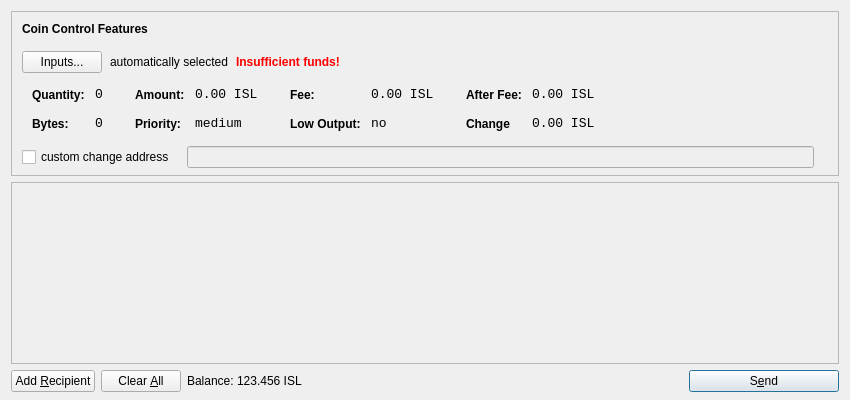
<?xml version="1.0" encoding="UTF-8"?>
<ui version="4.0">
 <class>SendCoinsDialog</class>
 <widget class="QDialog" name="SendCoinsDialog">
  <property name="geometry">
   <rect>
    <x>0</x>
    <y>0</y>
    <width>850</width>
    <height>400</height>
   </rect>
  </property>
  <property name="windowTitle">
   <string>Send Coins</string>
  </property>
  <layout class="QVBoxLayout" name="verticalLayout" stretch="0,1,0">
   <property name="bottomMargin">
    <number>8</number>
   </property>
   <item>
    <widget class="QFrame" name="frameCoinControl">
     <property name="sizePolicy">
      <sizepolicy hsizetype="Expanding" vsizetype="Expanding">
       <horstretch>0</horstretch>
       <verstretch>0</verstretch>
      </sizepolicy>
     </property>
     <property name="maximumSize">
      <size>
       <width>16777215</width>
       <height>16777215</height>
      </size>
     </property>
     <property name="frameShape">
      <enum>QFrame::StyledPanel</enum>
     </property>
     <property name="frameShadow">
      <enum>QFrame::Sunken</enum>
     </property>
     <layout class="QVBoxLayout" name="verticalLayoutCoinControl2">
      <property name="spacing">
       <number>-1</number>
      </property>
      <property name="leftMargin">
       <number>0</number>
      </property>
      <property name="topMargin">
       <number>0</number>
      </property>
      <property name="rightMargin">
       <number>0</number>
      </property>
      <property name="bottomMargin">
       <number>6</number>
      </property>
      <item>
       <layout class="QVBoxLayout" name="verticalLayoutCoinControl" stretch="0,0,0,0,1">
        <property name="spacing">
         <number>0</number>
        </property>
        <property name="leftMargin">
         <number>10</number>
        </property>
        <property name="topMargin">
         <number>10</number>
        </property>
        <item>
         <layout class="QHBoxLayout" name="horizontalLayoutCoinControl1">
          <property name="bottomMargin">
           <number>15</number>
          </property>
          <item>
           <widget class="QLabel" name="labelCoinControlFeatures">
            <property name="sizePolicy">
             <sizepolicy hsizetype="Preferred" vsizetype="Maximum">
              <horstretch>0</horstretch>
              <verstretch>0</verstretch>
             </sizepolicy>
            </property>
            <property name="font">
             <font>
              <weight>75</weight>
              <bold>true</bold>
             </font>
            </property>
            <property name="styleSheet">
             <string notr="true">font-weight:bold;</string>
            </property>
            <property name="text">
             <string>Coin Control Features</string>
            </property>
           </widget>
          </item>
         </layout>
        </item>
        <item>
         <layout class="QHBoxLayout" name="horizontalLayoutCoinControl2" stretch="0,0,0,0">
          <property name="spacing">
           <number>8</number>
          </property>
          <property name="bottomMargin">
           <number>10</number>
          </property>
          <item>
           <widget class="QPushButton" name="pushButtonCoinControl">
            <property name="styleSheet">
             <string notr="true"/>
            </property>
            <property name="text">
             <string>Inputs...</string>
            </property>
           </widget>
          </item>
          <item>
           <widget class="QLabel" name="labelCoinControlAutomaticallySelected">
            <property name="text">
             <string>automatically selected</string>
            </property>
            <property name="margin">
             <number>5</number>
            </property>
           </widget>
          </item>
          <item>
           <widget class="QLabel" name="labelCoinControlInsuffFunds">
            <property name="font">
             <font>
              <weight>75</weight>
              <bold>true</bold>
             </font>
            </property>
            <property name="styleSheet">
             <string notr="true">color:red;font-weight:bold;</string>
            </property>
            <property name="text">
             <string>Insufficient funds!</string>
            </property>
            <property name="margin">
             <number>5</number>
            </property>
           </widget>
          </item>
          <item>
           <spacer name="horizontalSpacerCoinControl">
            <property name="orientation">
             <enum>Qt::Horizontal</enum>
            </property>
            <property name="sizeHint" stdset="0">
             <size>
              <width>40</width>
              <height>1</height>
             </size>
            </property>
           </spacer>
          </item>
         </layout>
        </item>
        <item>
         <widget class="QWidget" name="widgetCoinControl" native="true">
          <property name="sizePolicy">
           <sizepolicy hsizetype="Preferred" vsizetype="Preferred">
            <horstretch>0</horstretch>
            <verstretch>0</verstretch>
           </sizepolicy>
          </property>
          <property name="minimumSize">
           <size>
            <width>0</width>
            <height>0</height>
           </size>
          </property>
          <property name="styleSheet">
           <string notr="true"/>
          </property>
          <layout class="QHBoxLayout" name="horizontalLayoutCoinControl5">
           <property name="margin">
            <number>0</number>
           </property>
           <item>
            <layout class="QHBoxLayout" name="horizontalLayoutCoinControl3" stretch="0,0,0,1">
             <property name="spacing">
              <number>20</number>
             </property>
             <property name="topMargin">
              <number>0</number>
             </property>
             <property name="bottomMargin">
              <number>10</number>
             </property>
             <item>
              <layout class="QFormLayout" name="formLayoutCoinControl1">
               <property name="horizontalSpacing">
                <number>10</number>
               </property>
               <property name="verticalSpacing">
                <number>14</number>
               </property>
               <property name="leftMargin">
                <number>10</number>
               </property>
               <property name="topMargin">
                <number>4</number>
               </property>
               <property name="rightMargin">
                <number>6</number>
               </property>
               <item row="0" column="0">
                <widget class="QLabel" name="labelCoinControlQuantityText">
                 <property name="styleSheet">
                  <string notr="true">font-weight:bold;</string>
                 </property>
                 <property name="text">
                  <string>Quantity:</string>
                 </property>
                 <property name="margin">
                  <number>0</number>
                 </property>
                </widget>
               </item>
               <item row="0" column="1">
                <widget class="QLabel" name="labelCoinControlQuantity">
                 <property name="font">
                  <font>
                   <family>Monospace</family>
                   <pointsize>10</pointsize>
                  </font>
                 </property>
                 <property name="cursor">
                  <cursorShape>IBeamCursor</cursorShape>
                 </property>
                 <property name="contextMenuPolicy">
                  <enum>Qt::ActionsContextMenu</enum>
                 </property>
                 <property name="text">
                  <string>0</string>
                 </property>
                 <property name="margin">
                  <number>0</number>
                 </property>
                 <property name="textInteractionFlags">
                  <set>Qt::LinksAccessibleByMouse|Qt::TextSelectableByKeyboard|Qt::TextSelectableByMouse</set>
                 </property>
                </widget>
               </item>
               <item row="1" column="0">
                <widget class="QLabel" name="labelCoinControlBytesText">
                 <property name="styleSheet">
                  <string notr="true">font-weight:bold;</string>
                 </property>
                 <property name="text">
                  <string>Bytes:</string>
                 </property>
                </widget>
               </item>
               <item row="1" column="1">
                <widget class="QLabel" name="labelCoinControlBytes">
                 <property name="font">
                  <font>
                   <family>Monospace</family>
                   <pointsize>10</pointsize>
                  </font>
                 </property>
                 <property name="cursor">
                  <cursorShape>IBeamCursor</cursorShape>
                 </property>
                 <property name="contextMenuPolicy">
                  <enum>Qt::ActionsContextMenu</enum>
                 </property>
                 <property name="text">
                  <string>0</string>
                 </property>
                 <property name="textInteractionFlags">
                  <set>Qt::LinksAccessibleByMouse|Qt::TextSelectableByKeyboard|Qt::TextSelectableByMouse</set>
                 </property>
                </widget>
               </item>
              </layout>
             </item>
             <item>
              <layout class="QFormLayout" name="formLayoutCoinControl2">
               <property name="horizontalSpacing">
                <number>10</number>
               </property>
               <property name="verticalSpacing">
                <number>14</number>
               </property>
               <property name="leftMargin">
                <number>6</number>
               </property>
               <property name="topMargin">
                <number>4</number>
               </property>
               <property name="rightMargin">
                <number>6</number>
               </property>
               <item row="0" column="0">
                <widget class="QLabel" name="labelCoinControlAmountText">
                 <property name="styleSheet">
                  <string notr="true">font-weight:bold;</string>
                 </property>
                 <property name="text">
                  <string>Amount:</string>
                 </property>
                 <property name="margin">
                  <number>0</number>
                 </property>
                </widget>
               </item>
               <item row="0" column="1">
                <widget class="QLabel" name="labelCoinControlAmount">
                 <property name="font">
                  <font>
                   <family>Monospace</family>
                   <pointsize>10</pointsize>
                  </font>
                 </property>
                 <property name="cursor">
                  <cursorShape>IBeamCursor</cursorShape>
                 </property>
                 <property name="contextMenuPolicy">
                  <enum>Qt::ActionsContextMenu</enum>
                 </property>
                 <property name="text">
                  <string>0.00 ISL</string>
                 </property>
                 <property name="textInteractionFlags">
                  <set>Qt::LinksAccessibleByMouse|Qt::TextSelectableByKeyboard|Qt::TextSelectableByMouse</set>
                 </property>
                </widget>
               </item>
               <item row="1" column="0">
                <widget class="QLabel" name="labelCoinControlPriorityText">
                 <property name="styleSheet">
                  <string notr="true">font-weight:bold;</string>
                 </property>
                 <property name="text">
                  <string>Priority:</string>
                 </property>
                </widget>
               </item>
               <item row="1" column="1">
                <widget class="QLabel" name="labelCoinControlPriority">
                 <property name="font">
                  <font>
                   <family>Monospace</family>
                   <pointsize>10</pointsize>
                  </font>
                 </property>
                 <property name="cursor">
                  <cursorShape>IBeamCursor</cursorShape>
                 </property>
                 <property name="contextMenuPolicy">
                  <enum>Qt::ActionsContextMenu</enum>
                 </property>
                 <property name="text">
                  <string>medium</string>
                 </property>
                 <property name="textInteractionFlags">
                  <set>Qt::LinksAccessibleByMouse|Qt::TextSelectableByKeyboard|Qt::TextSelectableByMouse</set>
                 </property>
                </widget>
               </item>
              </layout>
             </item>
             <item>
              <layout class="QFormLayout" name="formLayoutCoinControl3">
               <property name="horizontalSpacing">
                <number>10</number>
               </property>
               <property name="verticalSpacing">
                <number>14</number>
               </property>
               <property name="leftMargin">
                <number>6</number>
               </property>
               <property name="topMargin">
                <number>4</number>
               </property>
               <property name="rightMargin">
                <number>6</number>
               </property>
               <item row="0" column="0">
                <widget class="QLabel" name="labelCoinControlFeeText">
                 <property name="styleSheet">
                  <string notr="true">font-weight:bold;</string>
                 </property>
                 <property name="text">
                  <string>Fee:</string>
                 </property>
                 <property name="margin">
                  <number>0</number>
                 </property>
                </widget>
               </item>
               <item row="0" column="1">
                <widget class="QLabel" name="labelCoinControlFee">
                 <property name="font">
                  <font>
                   <family>Monospace</family>
                   <pointsize>10</pointsize>
                  </font>
                 </property>
                 <property name="cursor">
                  <cursorShape>IBeamCursor</cursorShape>
                 </property>
                 <property name="contextMenuPolicy">
                  <enum>Qt::ActionsContextMenu</enum>
                 </property>
                 <property name="text">
                  <string>0.00 ISL</string>
                 </property>
                 <property name="textInteractionFlags">
                  <set>Qt::LinksAccessibleByMouse|Qt::TextSelectableByKeyboard|Qt::TextSelectableByMouse</set>
                 </property>
                </widget>
               </item>
               <item row="1" column="0">
                <widget class="QLabel" name="labelCoinControlLowOutputText">
                 <property name="styleSheet">
                  <string notr="true">font-weight:bold;</string>
                 </property>
                 <property name="text">
                  <string>Low Output:</string>
                 </property>
                </widget>
               </item>
               <item row="1" column="1">
                <widget class="QLabel" name="labelCoinControlLowOutput">
                 <property name="font">
                  <font>
                   <family>Monospace</family>
                   <pointsize>10</pointsize>
                  </font>
                 </property>
                 <property name="cursor">
                  <cursorShape>IBeamCursor</cursorShape>
                 </property>
                 <property name="contextMenuPolicy">
                  <enum>Qt::ActionsContextMenu</enum>
                 </property>
                 <property name="text">
                  <string>no</string>
                 </property>
                 <property name="textInteractionFlags">
                  <set>Qt::LinksAccessibleByMouse|Qt::TextSelectableByKeyboard|Qt::TextSelectableByMouse</set>
                 </property>
                </widget>
               </item>
              </layout>
             </item>
             <item>
              <layout class="QFormLayout" name="formLayoutCoinControl4">
               <property name="horizontalSpacing">
                <number>10</number>
               </property>
               <property name="verticalSpacing">
                <number>14</number>
               </property>
               <property name="leftMargin">
                <number>6</number>
               </property>
               <property name="topMargin">
                <number>4</number>
               </property>
               <property name="rightMargin">
                <number>6</number>
               </property>
               <item row="0" column="0">
                <widget class="QLabel" name="labelCoinControlAfterFeeText">
                 <property name="styleSheet">
                  <string notr="true">font-weight:bold;</string>
                 </property>
                 <property name="text">
                  <string>After Fee:</string>
                 </property>
                 <property name="margin">
                  <number>0</number>
                 </property>
                </widget>
               </item>
               <item row="0" column="1">
                <widget class="QLabel" name="labelCoinControlAfterFee">
                 <property name="font">
                  <font>
                   <family>Monospace</family>
                   <pointsize>10</pointsize>
                  </font>
                 </property>
                 <property name="cursor">
                  <cursorShape>IBeamCursor</cursorShape>
                 </property>
                 <property name="contextMenuPolicy">
                  <enum>Qt::ActionsContextMenu</enum>
                 </property>
                 <property name="text">
                  <string>0.00 ISL</string>
                 </property>
                 <property name="textInteractionFlags">
                  <set>Qt::LinksAccessibleByMouse|Qt::TextSelectableByKeyboard|Qt::TextSelectableByMouse</set>
                 </property>
                </widget>
               </item>
               <item row="1" column="0">
                <widget class="QLabel" name="labelCoinControlChangeText">
                 <property name="styleSheet">
                  <string notr="true">font-weight:bold;</string>
                 </property>
                 <property name="text">
                  <string>Change</string>
                 </property>
                </widget>
               </item>
               <item row="1" column="1">
                <widget class="QLabel" name="labelCoinControlChange">
                 <property name="font">
                  <font>
                   <family>Monospace</family>
                   <pointsize>10</pointsize>
                  </font>
                 </property>
                 <property name="cursor">
                  <cursorShape>IBeamCursor</cursorShape>
                 </property>
                 <property name="contextMenuPolicy">
                  <enum>Qt::ActionsContextMenu</enum>
                 </property>
                 <property name="text">
                  <string>0.00 ISL</string>
                 </property>
                 <property name="textInteractionFlags">
                  <set>Qt::LinksAccessibleByMouse|Qt::TextSelectableByKeyboard|Qt::TextSelectableByMouse</set>
                 </property>
                </widget>
               </item>
              </layout>
             </item>
            </layout>
           </item>
          </layout>
         </widget>
        </item>
        <item>
         <layout class="QHBoxLayout" name="horizontalLayoutCoinControl4" stretch="0,0,0">
          <property name="spacing">
           <number>12</number>
          </property>
          <property name="sizeConstraint">
           <enum>QLayout::SetDefaultConstraint</enum>
          </property>
          <property name="topMargin">
           <number>5</number>
          </property>
          <property name="rightMargin">
           <number>5</number>
          </property>
          <item>
           <widget class="QCheckBox" name="checkBoxCoinControlChange">
            <property name="text">
             <string>custom change address</string>
            </property>
           </widget>
          </item>
          <item>
           <widget class="QLineEdit" name="lineEditCoinControlChange">
            <property name="enabled">
             <bool>false</bool>
            </property>
            <property name="sizePolicy">
             <sizepolicy hsizetype="Expanding" vsizetype="Fixed">
              <horstretch>0</horstretch>
              <verstretch>0</verstretch>
             </sizepolicy>
            </property>
           </widget>
          </item>
          <item>
           <widget class="QLabel" name="labelCoinControlChangeLabel">
            <property name="sizePolicy">
             <sizepolicy hsizetype="Preferred" vsizetype="Expanding">
              <horstretch>0</horstretch>
              <verstretch>0</verstretch>
             </sizepolicy>
            </property>
            <property name="minimumSize">
             <size>
              <width>0</width>
              <height>0</height>
             </size>
            </property>
            <property name="text">
             <string/>
            </property>
            <property name="margin">
             <number>3</number>
            </property>
           </widget>
          </item>
         </layout>
        </item>
        <item>
         <spacer name="verticalSpacerCoinControl">
          <property name="orientation">
           <enum>Qt::Vertical</enum>
          </property>
          <property name="sizeHint" stdset="0">
           <size>
            <width>800</width>
            <height>1</height>
           </size>
          </property>
         </spacer>
        </item>
       </layout>
      </item>
     </layout>
    </widget>
   </item>
   <item>
    <widget class="QScrollArea" name="scrollArea">
     <property name="widgetResizable">
      <bool>true</bool>
     </property>
     <widget class="QWidget" name="scrollAreaWidgetContents">
      <property name="geometry">
       <rect>
        <x>0</x>
        <y>0</y>
        <width>830</width>
        <height>165</height>
       </rect>
      </property>
      <layout class="QVBoxLayout" name="verticalLayout_2">
       <property name="margin">
        <number>0</number>
       </property>
       <item>
        <layout class="QVBoxLayout" name="entries">
         <property name="spacing">
          <number>6</number>
         </property>
        </layout>
       </item>
       <item>
        <spacer name="verticalSpacer">
         <property name="orientation">
          <enum>Qt::Vertical</enum>
         </property>
         <property name="sizeHint" stdset="0">
          <size>
           <width>20</width>
           <height>40</height>
          </size>
         </property>
        </spacer>
       </item>
      </layout>
     </widget>
    </widget>
   </item>
   <item>
    <layout class="QHBoxLayout" name="horizontalLayout">
     <item>
      <widget class="QPushButton" name="addButton">
       <property name="toolTip">
        <string>Send to multiple recipients at once</string>
       </property>
       <property name="text">
        <string>Add &amp;Recipient</string>
       </property>
       <property name="icon">
        <iconset resource="../bitcoin.qrc">
         <normaloff>:/icons/add</normaloff>:/icons/add</iconset>
       </property>
       <property name="autoDefault">
        <bool>false</bool>
       </property>
      </widget>
     </item>
     <item>
      <widget class="QPushButton" name="clearButton">
       <property name="sizePolicy">
        <sizepolicy hsizetype="Minimum" vsizetype="Fixed">
         <horstretch>0</horstretch>
         <verstretch>0</verstretch>
        </sizepolicy>
       </property>
       <property name="toolTip">
        <string>Remove all transaction fields</string>
       </property>
       <property name="text">
        <string>Clear &amp;All</string>
       </property>
       <property name="icon">
        <iconset resource="../bitcoin.qrc">
         <normaloff>:/icons/remove</normaloff>:/icons/remove</iconset>
       </property>
       <property name="autoRepeatDelay">
        <number>300</number>
       </property>
       <property name="autoDefault">
        <bool>false</bool>
       </property>
      </widget>
     </item>
     <item>
      <layout class="QHBoxLayout" name="horizontalLayout_2">
       <property name="spacing">
        <number>3</number>
       </property>
       <item>
        <widget class="QLabel" name="label">
         <property name="sizePolicy">
          <sizepolicy hsizetype="Preferred" vsizetype="Fixed">
           <horstretch>0</horstretch>
           <verstretch>0</verstretch>
          </sizepolicy>
         </property>
         <property name="text">
          <string>Balance:</string>
         </property>
        </widget>
       </item>
       <item>
        <widget class="QLabel" name="labelBalance">
         <property name="sizePolicy">
          <sizepolicy hsizetype="Preferred" vsizetype="Fixed">
           <horstretch>0</horstretch>
           <verstretch>0</verstretch>
          </sizepolicy>
         </property>
         <property name="cursor">
          <cursorShape>IBeamCursor</cursorShape>
         </property>
         <property name="text">
          <string>123.456 ISL</string>
         </property>
         <property name="textInteractionFlags">
          <set>Qt::LinksAccessibleByMouse|Qt::TextSelectableByKeyboard|Qt::TextSelectableByMouse</set>
         </property>
        </widget>
       </item>
      </layout>
     </item>
     <item>
      <spacer name="horizontalSpacer">
       <property name="orientation">
        <enum>Qt::Horizontal</enum>
       </property>
       <property name="sizeHint" stdset="0">
        <size>
         <width>40</width>
         <height>20</height>
        </size>
       </property>
      </spacer>
     </item>
     <item>
      <widget class="QPushButton" name="sendButton">
       <property name="minimumSize">
        <size>
         <width>150</width>
         <height>0</height>
        </size>
       </property>
       <property name="toolTip">
        <string>Confirm the send action</string>
       </property>
       <property name="text">
        <string>S&amp;end</string>
       </property>
       <property name="icon">
        <iconset resource="../bitcoin.qrc">
         <normaloff>:/icons/send</normaloff>:/icons/send</iconset>
       </property>
       <property name="default">
        <bool>true</bool>
       </property>
      </widget>
     </item>
    </layout>
   </item>
  </layout>
 </widget>
 <resources>
  <include location="../bitcoin.qrc"/>
 </resources>
 <connections/>
</ui>
